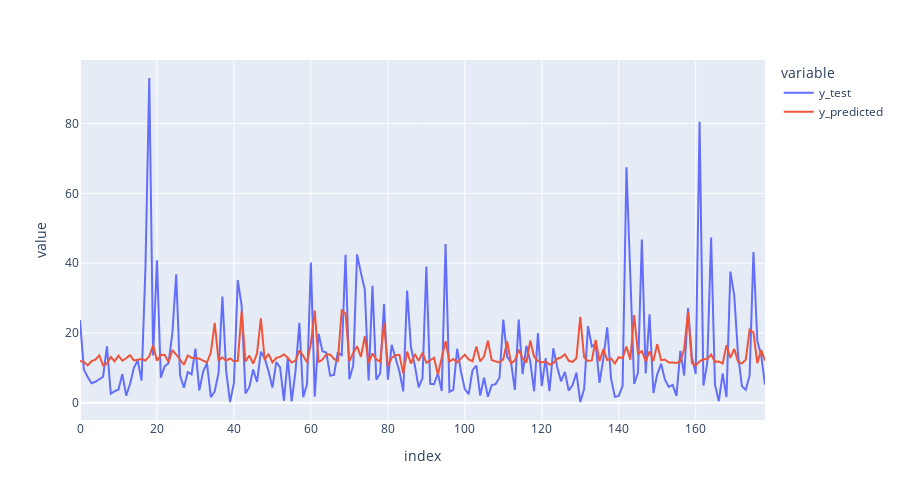

Notebook code cell kept with this figure:
### Code cell
#Créant une data frame contenant y_test et y_predicted
y_test_predicted_df = pd.DataFrame ( { 'y_test' : y_test, 'y_predicted' : y_test_predicted } )
y_test_predicted_df.reset_index(inplace=True, drop = True )
y_test_predicted_df

#Visualisation de y_test et y_predicted
px.line ( y_test_predicted_df, x = y_test_predicted_df.index, y = ['y_test', 'y_predicted'], width  = 900, height = 500 )

### Figure 1 — Plotly figure (JSON) as saved in the notebook; plotly's stock layout.template omitted (floating-point values rounded to 4 significant figures; data arrays with more than 128 entries replaced by an {"elided": "..."} marker saying what was removed)
{"data": [{"hovertemplate": "variable=y_test<br>index=%{x}<br>value=%{y}<extra></extra>", "legendgroup": "y_test", "line": {"color": "#636efa", "dash": "solid"}, "marker": {"symbol": "circle"}, "mode": "lines", "name": "y_test", "orientation": "v", "showlegend": true, "type": "scatter", "x": {"elided": "179 int values"}, "xaxis": "x", "y": {"elided": "179 float values"}, "yaxis": "y"}, {"hovertemplate": "variable=y_predicted<br>index=%{x}<br>value=%{y}<extra></extra>", "legendgroup": "y_predicted", "line": {"color": "#EF553B", "dash": "solid"}, "marker": {"symbol": "circle"}, "mode": "lines", "name": "y_predicted", "orientation": "v", "showlegend": true, "type": "scatter", "x": {"elided": "179 int values"}, "xaxis": "x", "y": {"elided": "179 float values"}, "yaxis": "y"}], "layout": {"height": 500, "legend": {"title": {"text": "variable"}, "tracegroupgap": 0}, "margin": {"t": 60}, "width": 900, "xaxis": {"anchor": "y", "domain": [0, 1], "title": {"text": "index"}}, "yaxis": {"anchor": "x", "domain": [0, 1], "title": {"text": "value"}}}}
